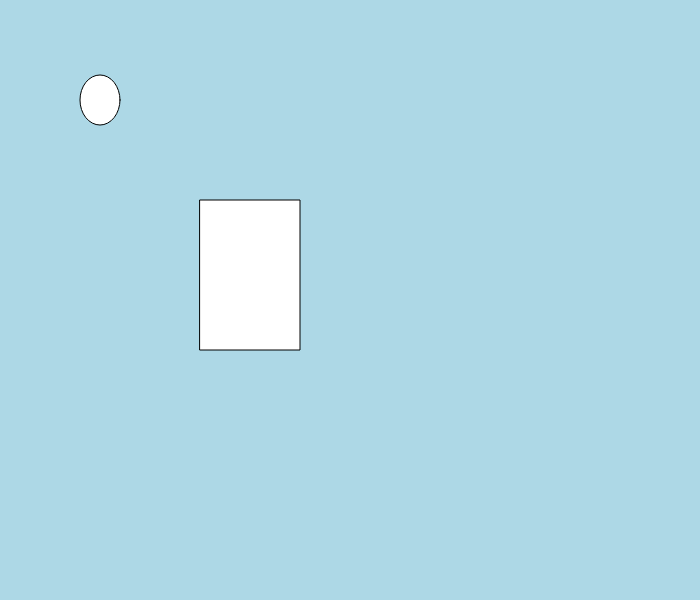
Frame 1 (no input)
Frame 60 (no input): identical to frame 1, image omitted
Frame 120 (the mouse pressed at the canvas centre since frame 60): identical to frame 1, image omitted

The p5.js sketch that drew this single still picture (run headless with seeded random() and noise() and a simulated clock; from frame 60 on, the mouse is pressed at the canvas centre):

// p5.js sketch
// ── sketch.js
function setup() {
  createCanvas(700, 600);
}

function draw(){
	background("lightblue");
  fill("white")
  ellipse(100,100,40,50);
  fill("white")
  rect(200,200,100,150)
  fill("white")
  rect(400,900,300,100)
}
